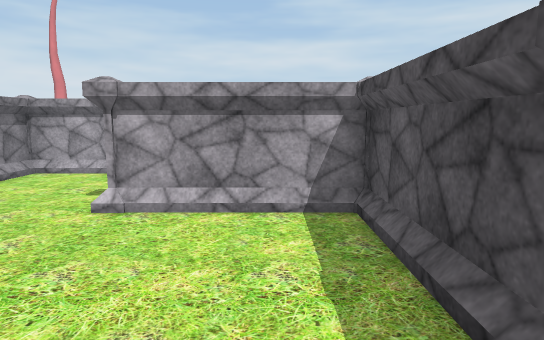
[1] (above)

12 first-person views from a walk through a Unity game level. The camera is 1.4 m above the floor, tilts 8° down and sees 75° across. The floor is counted in squares, 1 m on a side. Each view is taken from the middle of a square. On the plan, view 1 faces up. The plan holds only what a view shows up to about 15 squares ahead; the rest is blank. The place goes on beyond the plan. Some animated figures are not drawn. Some surface patterns are stand-ins.

[2]
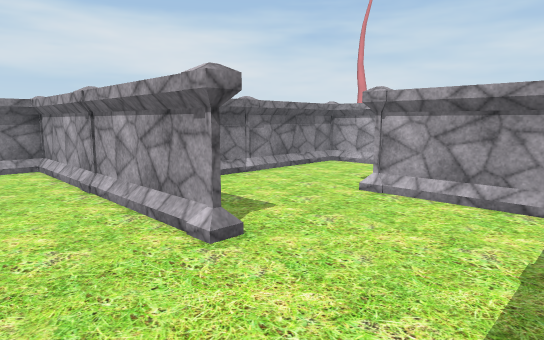

[3]
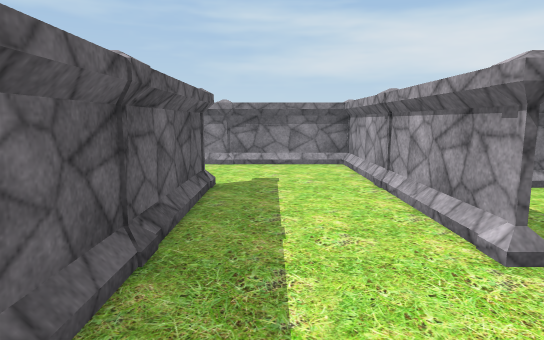

[4]
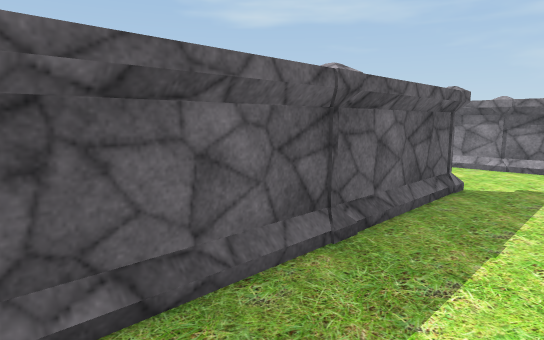

[5]
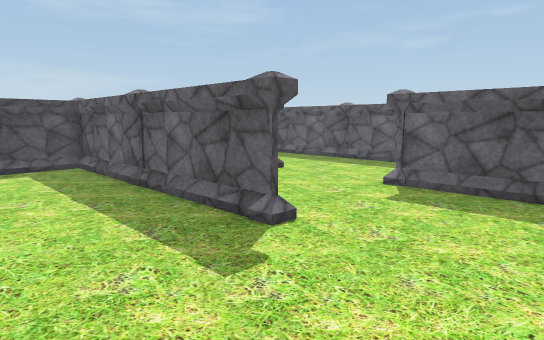

[6]
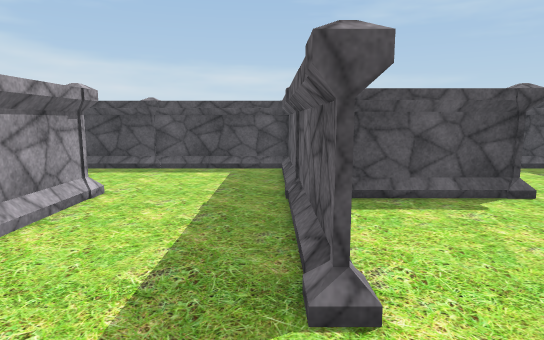

[7]
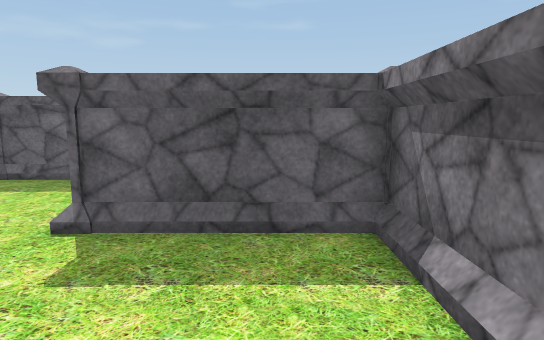

[8]
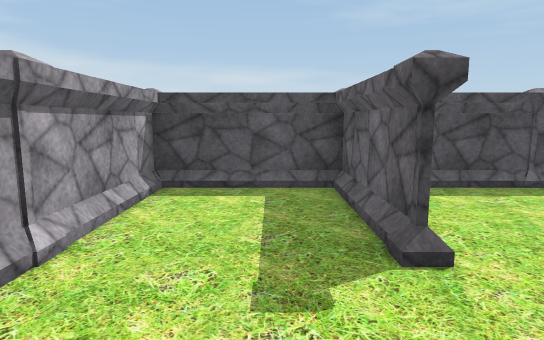

[9]
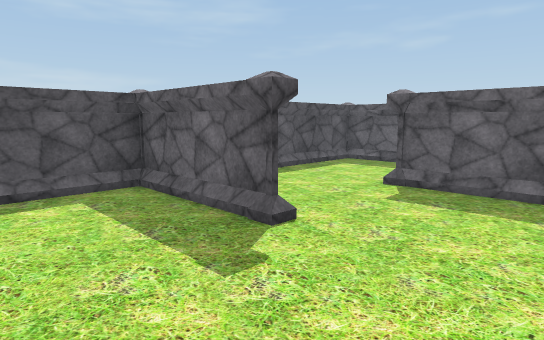

[10]
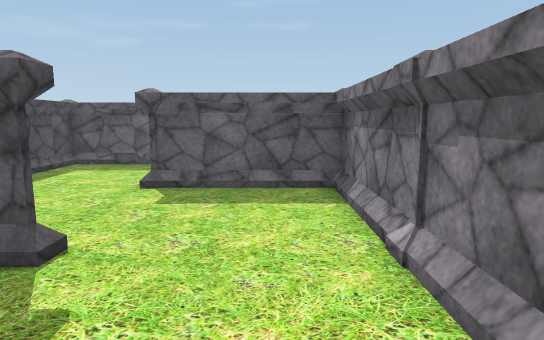

[11]
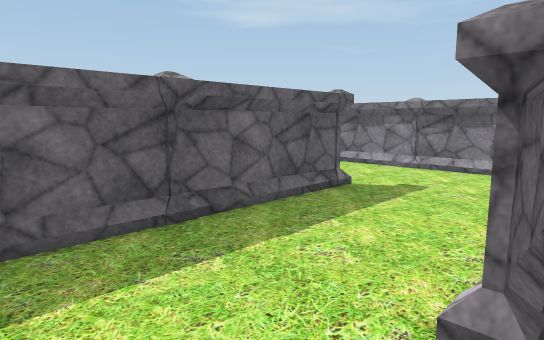

[12]
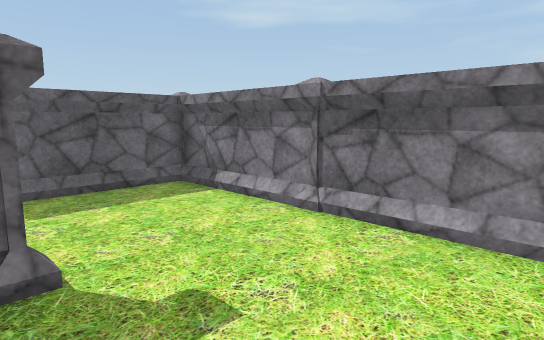

### Floor plan
Points are (right, up) in squares from view 1. A wall is a line through its corners. A room is listed if a view was taken in it or the views show most of it. See-through windows are left out.
Room 1 (views 1, 2, 3, 4, 5, 6, 7, 8, 9, 10, 11, 12)
walls: (-5.5, 1.5) (-2.5, 1.5) (-10.5, 1.5) (-10.5, -6.5) (-6.5, -6.5); (-5.6, -2.5) (1.2, -2.5); (-1.6, 5.5) (1.2, 5.5); (1.5, 2.4) (1.5, 4.5); (1.5, -1.5) (1.5, 0.6); (-2.5, -5.5) (-2.5, -3.4); (1.5, 5.5) (-1.5, 5.5); (1.5, 6.5) (1.5, 8.5); (-4.4, 9.5) (-5.5, 9.5); (-6.5, 9.5) (-6.5, 1.5); (1.5, 9.5) (-2.9, 9.5)
objects: pillar (-10, -6); pillar (-10, -2); pillar (-7, -3) to (-6, -2); pillar (-6, -6); pillar (-6, 2); pillar (-6, 6); pillar (-3, 5) to (-2, 6); pillar (-2, -2); pillar (-2, 2); pillar (1, 1) to (2, 2); pillar (2, 5) to (2, 6); pillar (2, 9) to (2, 10)

Where each view was taken, in squares from view 1:
view 1: 0 up, 0 right, facing up
view 2: 1 down, 1 right, facing up-left
view 3: 1 down, 1 right, facing left
view 4: 0 up, 1 right, facing down-left
view 5: 1 up, 10 left, facing down-right
view 6: 2 down, 9 left, facing right
view 7: 2 down, 9 left, facing down
view 8: 7 up, 6 left, facing right
view 9: 9 up, 6 left, facing down-right
view 10: 9 up, 5 left, facing down
view 11: 2 up, 0 right, facing down-left
view 12: 1 up, 6 left, facing down-left
